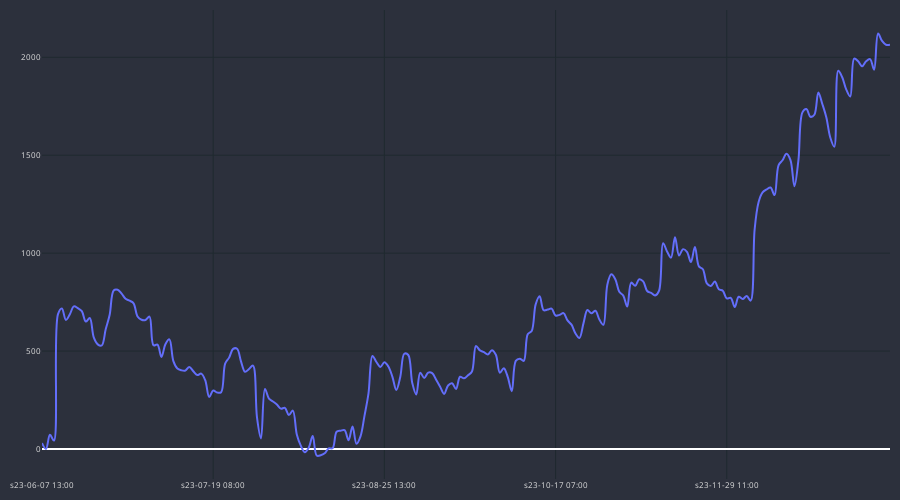
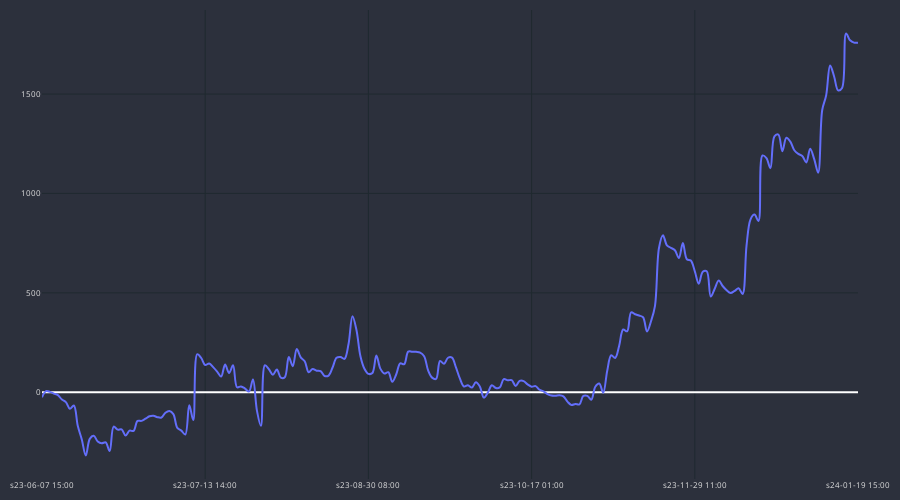
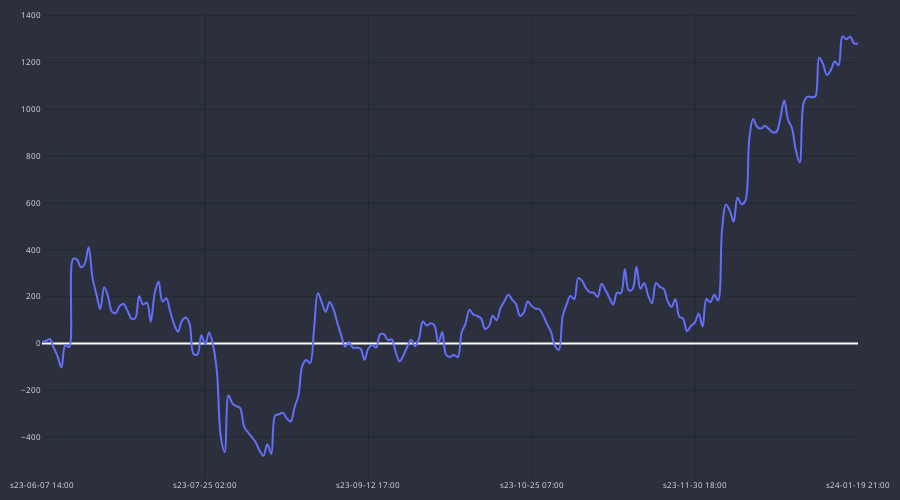
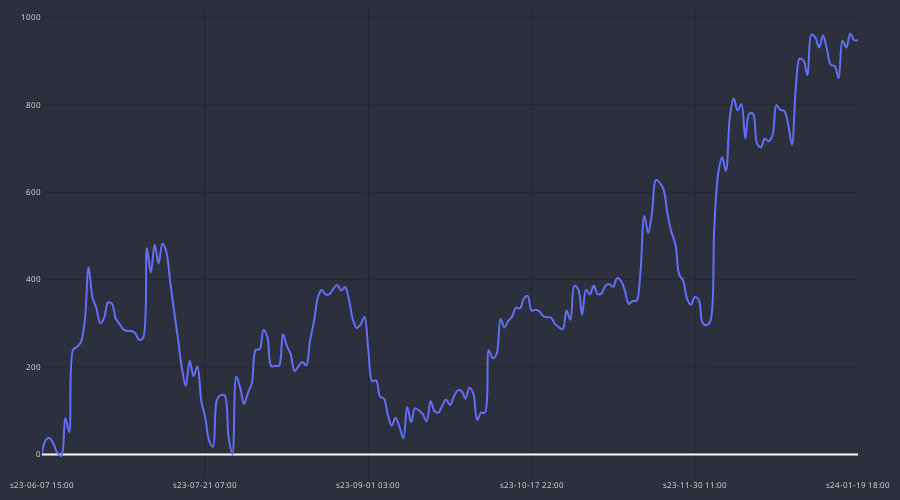

Notebook code cell kept with these figures, in order:
### Code cell
for curr in df_MA_10_MA_20[df_MA_10_MA_20.total_gain > 0].pair.unique():
    temp_gains = df_ma_trades_h1[(df_ma_trades_h1.cross==cross)&
                           (df_ma_trades_h1.pair==curr)].copy()
    print(curr, temp_gains.GAIN.sum())
    cp = CandlePlot(temp_gains, candles=False)
    cp.show_plot(line_traces=['GAIN_C'])

### Figure 1 — Plotly figure (JSON) as saved in the notebook; plotly's stock layout.template omitted (floating-point values rounded to 4 significant figures; data arrays with more than 128 entries replaced by an {"elided": "..."} marker saying what was removed)
{"data": [{"line": {"shape": "spline", "width": 2}, "name": "t", "type": "scatter", "x": {"elided": "214 str values"}, "y": {"elided": "214 float values"}}], "layout": {"font": {"color": "#e1e1e1", "size": 8}, "height": 500, "margin": {"b": 10, "l": 10, "r": 10, "t": 10}, "paper_bgcolor": "#2c303c", "plot_bgcolor": "#2c303c", "width": 900, "xaxis": {"autorange": true, "gridcolor": "#1f292f", "nticks": 5, "range": [0, 213], "rangeslider": {"visible": false, "yaxis": {}}, "type": "category"}, "yaxis": {"autorange": true, "gridcolor": "#1f292f", "range": [-153.2, 2241.0], "type": "linear"}}}

### Figure 2 — Plotly figure (JSON) as saved in the notebook; plotly's stock layout.template omitted (floating-point values rounded to 4 significant figures; data arrays with more than 128 entries replaced by an {"elided": "..."} marker saying what was removed)
{"data": [{"line": {"shape": "spline", "width": 2}, "name": "t", "type": "scatter", "x": {"elided": "206 str values"}, "y": {"elided": "206 float values"}}], "layout": {"font": {"color": "#e1e1e1", "size": 8}, "height": 500, "margin": {"b": 10, "l": 10, "r": 10, "t": 10}, "paper_bgcolor": "#2c303c", "plot_bgcolor": "#2c303c", "width": 900, "xaxis": {"autorange": true, "gridcolor": "#1f292f", "nticks": 5, "range": [0, 205], "rangeslider": {"visible": false, "yaxis": {}}, "type": "category"}, "yaxis": {"autorange": true, "gridcolor": "#1f292f", "range": [-436.5, 1923.0], "type": "linear"}}}

### Figure 3 — Plotly figure (JSON) as saved in the notebook; plotly's stock layout.template omitted (floating-point values rounded to 4 significant figures; data arrays with more than 128 entries replaced by an {"elided": "..."} marker saying what was removed)
{"data": [{"line": {"shape": "spline", "width": 2}, "name": "t", "type": "scatter", "x": {"elided": "211 str values"}, "y": {"elided": "211 float values"}}], "layout": {"font": {"color": "#e1e1e1", "size": 8}, "height": 500, "margin": {"b": 10, "l": 10, "r": 10, "t": 10}, "paper_bgcolor": "#2c303c", "plot_bgcolor": "#2c303c", "width": 900, "xaxis": {"autorange": true, "gridcolor": "#1f292f", "nticks": 5, "range": [0, 210], "rangeslider": {"visible": false, "yaxis": {}}, "type": "category"}, "yaxis": {"autorange": true, "gridcolor": "#1f292f", "range": [-579.1, 1411.0], "type": "linear"}}}

### Figure 4 — Plotly figure (JSON) as saved in the notebook; plotly's stock layout.template omitted (floating-point values rounded to 4 significant figures; data arrays with more than 128 entries replaced by an {"elided": "..."} marker saying what was removed)
{"data": [{"line": {"shape": "spline", "width": 2}, "name": "t", "type": "scatter", "x": {"elided": "211 str values"}, "y": {"elided": "211 float values"}}], "layout": {"font": {"color": "#e1e1e1", "size": 8}, "height": 500, "margin": {"b": 10, "l": 10, "r": 10, "t": 10}, "paper_bgcolor": "#2c303c", "plot_bgcolor": "#2c303c", "width": 900, "xaxis": {"autorange": true, "gridcolor": "#1f292f", "nticks": 5, "range": [0, 210], "rangeslider": {"visible": false, "yaxis": {}}, "type": "category"}, "yaxis": {"autorange": true, "gridcolor": "#1f292f", "range": [-55.93, 1017.0], "type": "linear"}}}
